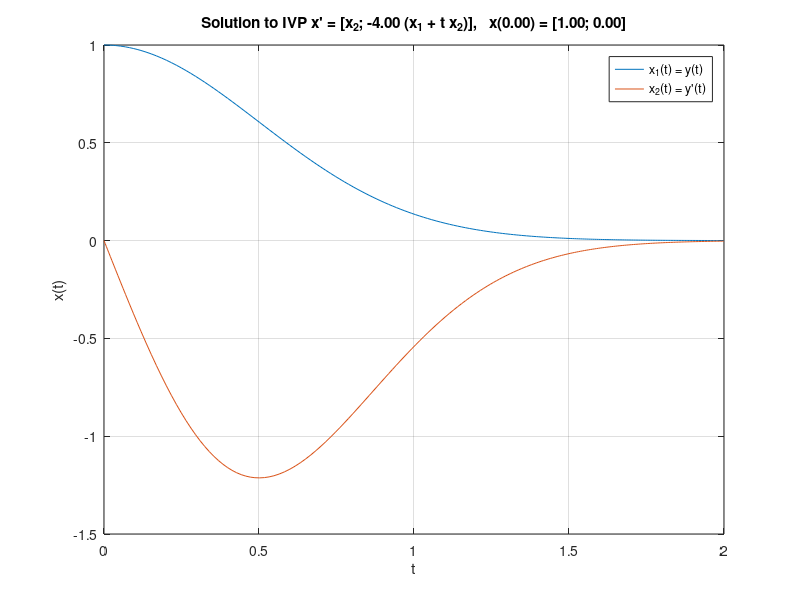

MATLAB code to generate this figure:
% MATH2089: File = exivp2.m
% Initial value Problen - Example 2
% First order system of differential equations
% Solve initial value problem x' = f(t, x)
% on the time interval [t0, tf] with
% initial conditions x(t0) = x0

format compact

% Parameter alpha must be defined before anonymous function
alpha = 2;

% Define function f using an anonymous function
f = @(t, x) [x(2); -2*alpha*(x(1) + t.*x(2))];

fstr = sprintf('[x_2; %.2f (x_1 + t x_2)]', -2*alpha);

% Time interval
t0 = 0, tf = 2

% Initial value at t0
x0 = [1; 0]

% Set options for ode45
%opt = [];  % Default values RelTol = 1e-3, AbsTol = 1e-6
opt = odeset('RelTol', 1e-7, 'AbsTol', 1e-10);

% Solve using medium accuracy method
[ts, ys] = ode45(f, [t0, tf], x0, opt);

% Size of output
whos ts ys

% Plot solution
figure(1)
plot(ts, ys);
grid on
xlabel('t')
ylabel('x(t)')
tstr= sprintf('Solution to IVP x'' = %s,   x(%.2f) = [%.2f; %.2f]', fstr, t0, x0)
title(tstr)
legend('x_1(t) = y(t)', 'x_2(t) = y''(t)');

